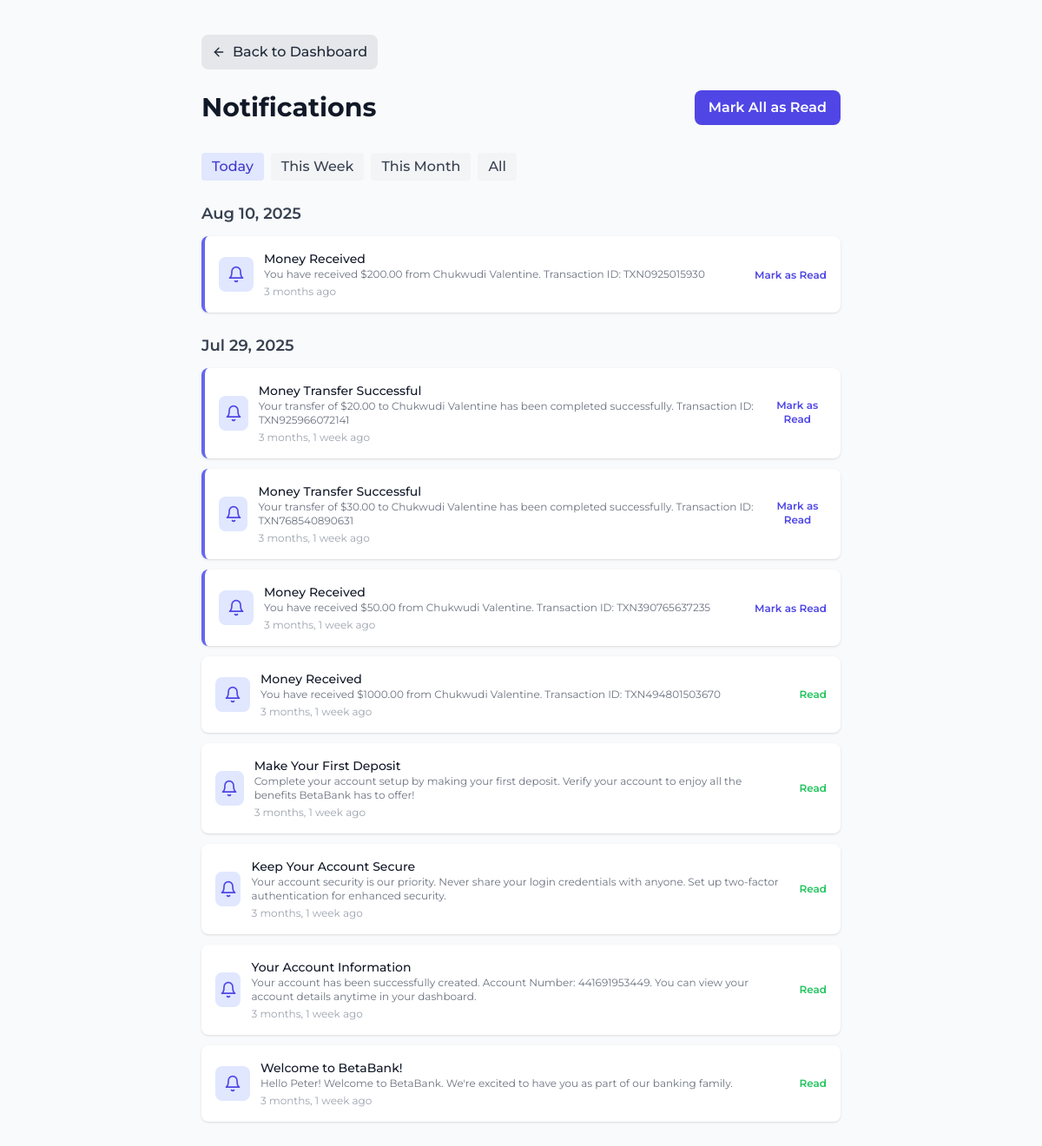
/accounts/notifications/ (signed in), run on an earlier commit of the app's database.
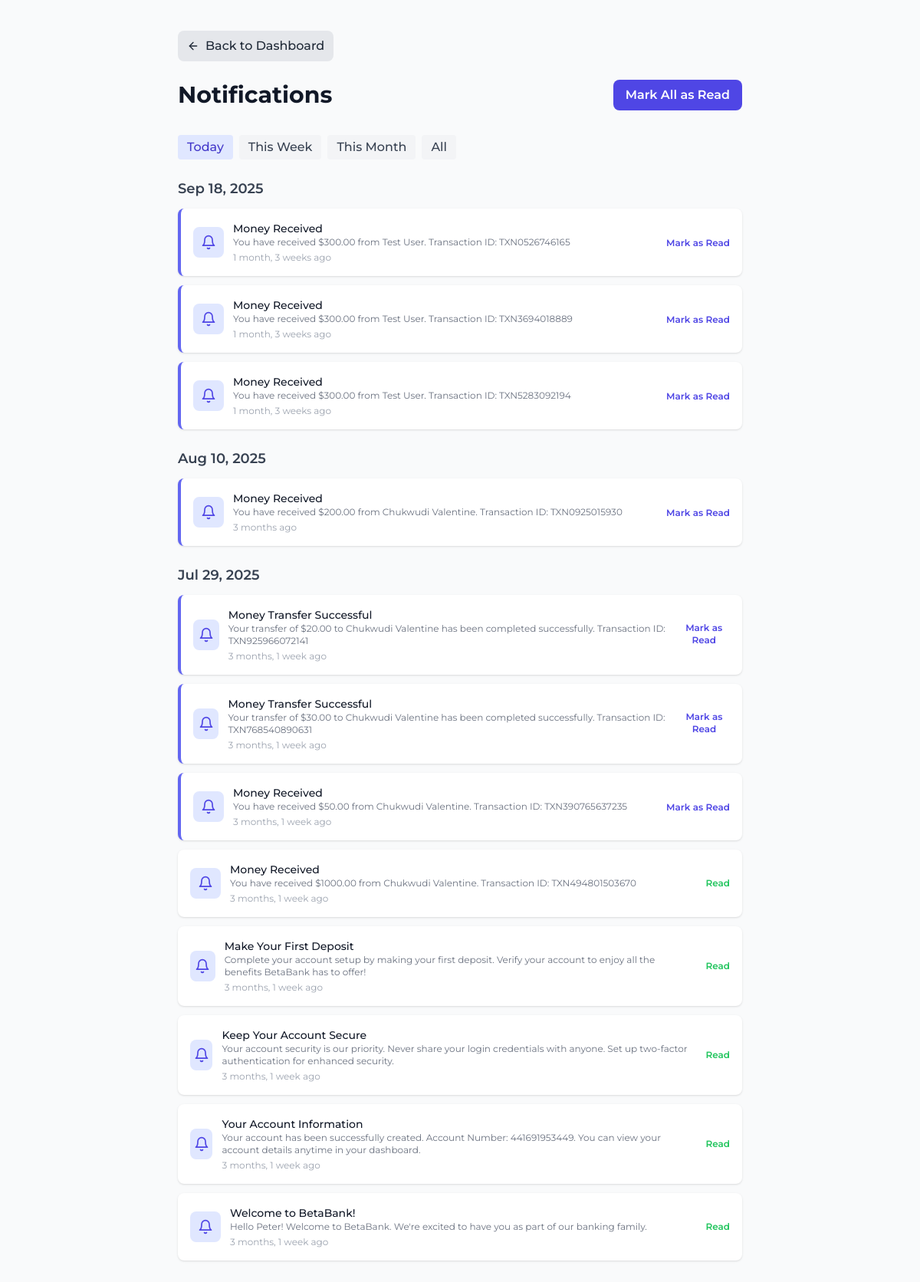
And on a later commit of the database.
### notifications/models.py (models this page shows, shortened)
class Notification(models.Model):
    NOTIFICATION_TYPES = [
        ("transaction", "Transaction"),
        ("security", "Security"),
        ("account", "Account"),
        ("system", "System"),
        ("marketing", "Marketing"),
    ]
    PRIORITY_LEVELS = [
        ("low", "Low"),
        ("medium", "Medium"),
        ("high", "High"),
        ("urgent", "Urgent"),
    ]
    user = models.ForeignKey(
        User, on_delete=models.CASCADE, related_name="notifications"
    )
    title = models.CharField(max_length=255)
    message = models.TextField()
    notification_type = models.CharField(
        max_length=20, choices=NOTIFICATION_TYPES, default="system"
    )
    priority = models.CharField(
        max_length=20, choices=PRIORITY_LEVELS, default="medium"
    )
    is_read = models.BooleanField(default=False)
    read_at = models.DateTimeField(null=True, blank=True)
    created_at = models.DateTimeField(auto_now_add=True)
    class Meta:
        ordering = ["-created_at"]
        verbose_name = "Notification"
        verbose_name_plural = "Notifications"

### accounts/views.py (the view)
# urls.py: path("notifications/", views.notifications_view, name="notifications"),
@login_required
def notifications_view(request):
    notifications = Notification.objects.filter(user=request.user).order_by(
        "-created_at"
    )
    context = {
        "notifications": notifications,
    }
    return render(request, "notifications.html", context)

### templates/notifications.html (shortened to what the changed rows need)
{% load static %}
<!DOCTYPE html>
<html lang="en">
<head>
    <script src="https://cdn.tailwindcss.com"></script>
</head>
<body class="bg-gray-50 min-h-screen">
    <div class="max-w-3xl mx-auto py-10 px-4">
        <div class="flex items-center justify-between mb-8">
            <h1 class="text-3xl font-bold text-gray-900">Notifications</h1>
        </div>
        <div id="notifications-list">
            {% if notifications %}
            {% regroup notifications by created_at.date as day_list %}
            {% for day in day_list %}
            <div class="mb-6">
                <h2 class="text-lg font-semibold text-gray-700 mb-3">{{ day.grouper|date:'M d, Y' }}</h2>
                <div class="space-y-3">
                    {% for notification in day.list %}
                    <div class="flex items-center justify-between p-4 bg-white rounded-lg shadow card-hover fade-in notification-item {% if not notification.is_read %}border-l-4 border-indigo-500{% endif %}"
                        data-date="{{ notification.created_at|date:'Y-m-d' }}"
                        data-week="{{ notification.created_at|date:'W' }}"
                        data-month="{{ notification.created_at|date:'Y-m' }}" data-read="{{ notification.is_read }}">
                        <div class="flex items-center">
                            <div class="w-10 h-10 bg-indigo-100 rounded-lg flex items-center justify-center mr-3">
                                <i data-feather="bell" class="w-5 h-5 text-indigo-600"></i>
                            </div>
                            <div>
                                <p class="text-sm font-medium text-gray-900">{{ notification.title }}</p>
                                <p class="text-xs text-gray-500">{{ notification.message }}</p>
                                <p class="text-xs text-gray-400 mt-1">{{ notification.created_at|timesince }} ago</p>
                            </div>
                        </div>
                        {% if not notification.is_read %}
                        <form method="post" action="{% url 'accounts:mark_notification_read' notification.id %}">
                            <button type="submit"
                                class="ml-4 text-indigo-600 hover:text-indigo-800 font-semibold text-xs">Mark as
                                Read</button>
                        </form>
                        {% else %}
                        <span class="ml-4 text-green-500 font-semibold text-xs">Read</span>
                        {% endif %}
                    </div>
                    {% endfor %}
                </div>
            </div>
            {% endfor %}
            {% else %}
            <div class="text-center py-12">
                <i data-feather="bell" class="h-16 w-16 mx-auto text-gray-400 mb-4"></i>
                <p class="text-gray-500">No notifications found</p>
            </div>
            {% endif %}
        </div>
    </div>
</body>
</html>

What changed in the data, as far as the page shows it:
added Notification: title "Money Received", message "You have received $300.00 from Test User. Transaction ID: TXN0526746165", created_at "1 month, 3 weeks", is_read "Mark as Read", shown under "Sep 18, 2025"
added Notification: title "Money Received", message "You have received $300.00 from Test User. Transaction ID: TXN3694018889", created_at "1 month, 3 weeks", is_read "Mark as Read", shown under "Sep 18, 2025"
added Notification: title "Money Received", message "You have received $300.00 from Test User. Transaction ID: TXN5283092194", created_at "1 month, 3 weeks", is_read "Mark as Read", shown under "Sep 18, 2025"
Also different on the page:
new list line: "Sep 18, 2025"
